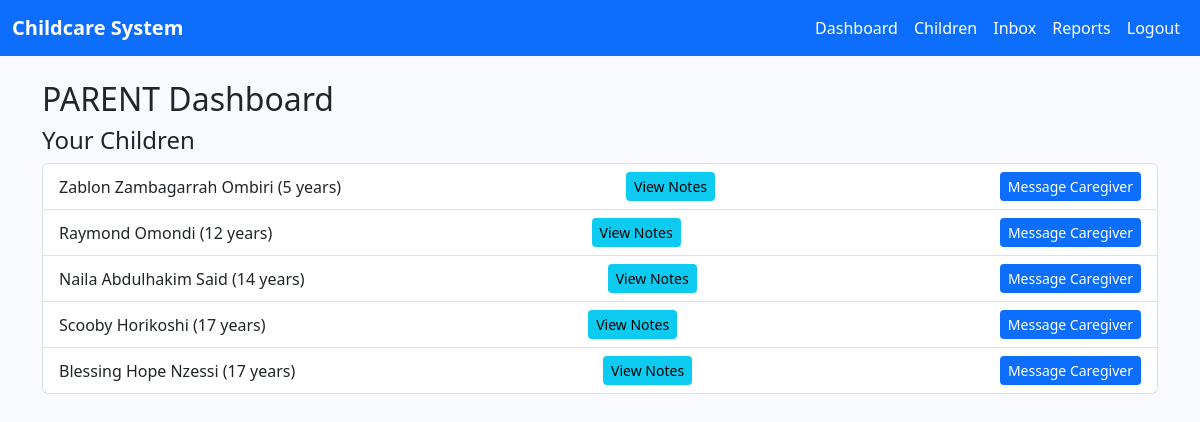
The page /dashboard/ (signed in) on the database its author committed.
### core/models.py (models this page shows, shortened)
class Child(models.Model):
    name = models.CharField(max_length=100)
    age = models.PositiveIntegerField()
    parent = models.ForeignKey(
        settings.AUTH_USER_MODEL,
        on_delete=models.CASCADE,
        limit_choices_to={'role': 'PARENT'},
        related_name='children_as_parent'
    )
    caregiver = models.ForeignKey(
        settings.AUTH_USER_MODEL,
        on_delete=models.SET_NULL,
        null=True, blank=True,
        limit_choices_to={'role': 'CAREGIVER'},
        related_name='children_as_caregiver'
    )

### core/views.py (the view, shortened to what this page needs)
# urls.py: path('dashboard/', views.dashboard, name='dashboard'),
@login_required
def dashboard(request):
    if request.user.role == 'ADMIN':
        total_children = Child.objects.count()
        total_parents = User.objects.filter(role='PARENT').count()
        total_caregivers = User.objects.filter(role='CAREGIVER').count()
        total_notes = CareNote.objects.count()
        total_activities = Activity.objects.count()
        context = {
            'role': 'ADMIN',
            'total_children': total_children,
            'total_parents': total_parents,
            'total_caregivers': total_caregivers,
            'total_notes': total_notes,
            'total_activities': total_activities,
        }
    elif request.user.role == 'PARENT':
        children = request.user.children_as_parent.all()
        notes_count = sum(child.care_notes.count() for child in children)
        activities_count = sum(child.activities.count() for child in children)
        context = {
            'role': 'PARENT',
            'children': children,
            'notes_count': notes_count,
            'activities_count': activities_count,
        }
    else:
        context = {'role': 'UNKNOWN'}
    return render(request, 'dashboard.html', context)

### core/templates/dashboard.html (shortened to what this page needs)
{% extends 'base.html' %}
{% block content %}
<h2>{{ role }} Dashboard</h2>
{% if role == 'ADMIN' %}
    <div class="row">
      <div class="col-md-3">
        <div class="card text-bg-info mb-3">
          <div class="card-body">
            <h5 class="card-title">Total Children</h5>
            <p class="card-text">{{ total_children }}</p>
          </div>
        </div>
      </div>
      <div class="col-md-3">
        <div class="card text-bg-success mb-3">
          <div class="card-body">
            <h5 class="card-title">Parents</h5>
            <p class="card-text">{{ total_parents }}</p>
          </div>
        </div>
      </div>
      <div class="col-md-3">
        <div class="card text-bg-warning mb-3">
          <div class="card-body">
            <h5 class="card-title">Caregivers</h5>
            <p class="card-text">{{ total_caregivers }}</p>
          </div>
        </div>
      </div>
      <div class="col-md-3">
        <div class="card text-bg-danger mb-3">
          <div class="card-body">
            <h5 class="card-title">Notes</h5>
            <p class="card-text">{{ total_notes }}</p>
          </div>
        </div>
      </div>
    </div>
{% elif role == 'PARENT' %}
    <h4>Your Children</h4>
    <ul class="list-group">
      {% for child in children %}
      <li class="list-group-item d-flex justify-content-between align-items-center">
        {{ child.name }} ({{ child.age }} years)
        <a href="{% url 'care_notes' child.id %}" class="btn btn-info btn-sm">View Notes</a>
        {% if child.caregiver %}
          <a href="{% url 'send_message' child.caregiver.id %}" class="btn btn-primary btn-sm">Message Caregiver</a>
        {% endif %}
      </li>
      {% endfor %}
    </ul>
{% endif %}
{% endblock %}

### core/templates/base.html (style rules this page uses)
body { background-color: #f8faff; }
.btn-primary { background-color: #0d6efd; border: none; }
.btn-info { background-color: #0dcaf0; border: none; }

### rows shown on the page
Child: name "Zablon Zambagarrah Ombiri", age "5", shows "Message Caregiver"
Child: name "Raymond Omondi", age "12", shows "Message Caregiver"
Child: name "Naila Abdulhakim Said", age "14", shows "Message Caregiver"
Child: name "Scooby Horikoshi", age "17", shows "Message Caregiver"
Child: name "Blessing Hope Nzessi", age "17", shows "Message Caregiver"

### other values the page prints
{{ role }} "PARENT"
